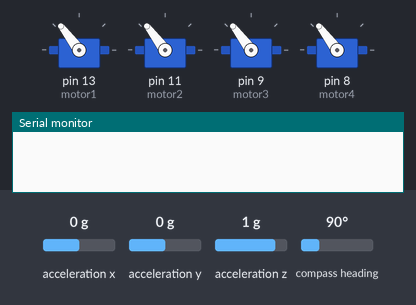
A sketch run on a simulated Arduino Uno, built with avr-gcc and run on an emulated ATmega328P. On the bench: 4 × servo, the last lines printed to the serial monitor. Inputs (shaded band) come from the test bench; at power-on: acceleration x 0 g, acceleration y 0 g, acceleration z 1 g, compass heading 90°. At 42.2 s the program stops and its outputs stay as they are.

Above: at 0.1 s.
At 14.1 s:
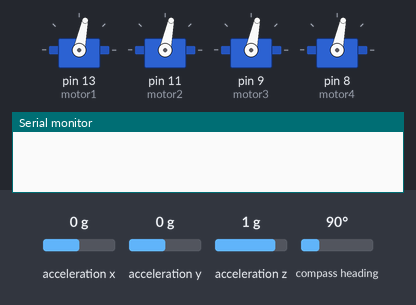
At 26.2 s:
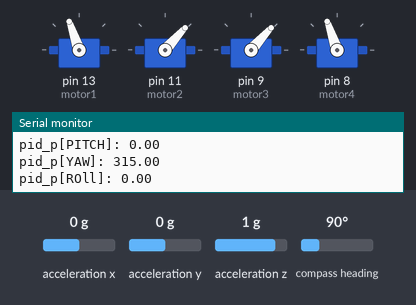
At 42.1 s:
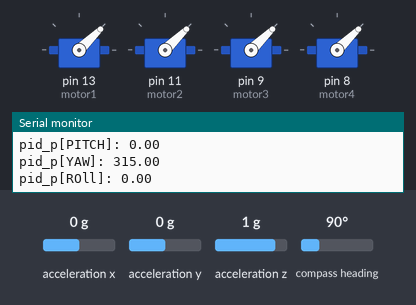
Timing chart, 0 to 43.6 s (numbered marks = the images above):
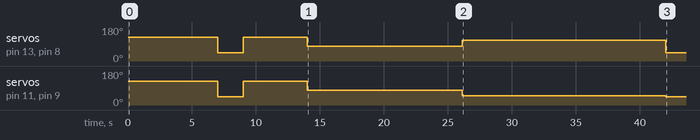

The sketch:

FC_latest.ino
```cpp
#include <Wire.h>
#include <Adafruit_Sensor.h>
#include <Adafruit_BNO055.h>
#include <utility/imumaths.h>
#include <Servo.h>

#define BNO055_SAMPLERATE_DELAY_MS (1000)
#define ROLL 0
#define PITCH 1
#define YAW 2

int THRUST_MINIMUM = 1000;
int THRUST_MAXIMUM = 1850;

/*
 *      Setup
 */

// Check I2C device address and correct line below (by default address is 0x29 or 0x28)
//                                   id, address
Adafruit_BNO055 bno = Adafruit_BNO055(55, 0x28);


double thrust = 1350;

/*
 *      Constants
 */

float filter = 0.9;                                 // Complementary filter for pid
float gain_p[3] = {3.5, 3.5, 3.5};
float gain_i[3] = {0, 0, 0};
float gain_d[3] = {0.05, 0.05, 0.05};


/*
 *      Variables
 */

float error_current[3] = {0, 0, 0};                 // Current error
float error_prev[3] = {0, 0, 0};                    // Previous error
float orientation_current[3] = {0.0, 0.0, 0.0};
float orientation_setpoint[3] = {0.0, 0.0, 0.0};

float pid_current[3] = {0, 0, 0};                   // PID weighted (!) sum of proportional, integral and derivitive error
float pid_p[3] = {0, 0, 0};                         // PID proportional error
float pid_i[3] = {0, 0, 0};                         // PID integral error
float pid_d[3] = {0.1, 0.1, 0.1};                         // PID derivitive error

float dt = 50;                                      // Loop every 50ms
float time;


unsigned long time_current;                                 // Current time
unsigned long time_prev;                                    // Previous time
unsigned long time_elapsed;                                // Elapsed time during the last loop

Servo motor1; // front right
Servo motor2; // front left
Servo motor3; // bacck right
Servo motor4; // back left

bool times_up = false;

void setup() {
  pinMode(LED_BUILTIN, OUTPUT);

  // put your setup code here, to run once:
  Serial.begin(115200);
  if (!bno.begin()) {
    Serial.print("no imu detected");
    while (1);
  }
  /* Use external crystal for better accuracy */
  bno.setExtCrystalUse(true);
  /* Attach the motors */
  motor1.attach(13);
  motor2.attach(11);
  motor3.attach(9);
  motor4.attach(8);

  send_max();
  delay(5000);

  calibrateMotors();

  calibrateIMU();

  time_prev = millis();
  delay(100);
}


void loop() {
  /* Calculate elapsed time */
  time_current = millis();
  time_elapsed = (time_current - time_prev) / 1000;
  if (time_elapsed > 15) {
    times_up = true;
  }

  while (times_up) {
    writeZero();
    delay(100);
 }

  // Get state (updates error_current)
  get_gyro_measurement();

  // Calculate PID
  calculatePID();
  // Define input to system
  writePID2Motors();
  delay(100);
//  Serial.print("Pitch setpoint: ");
//  Serial.print(orientation_setpoint[PITCH]);
//  Serial.print("Pitch actual: ");
//  Serial.print(orientation_current[PITCH]);
//  Serial.print("error_current[PITCH]: ");
//  Serial.println(error_current[PITCH]);
//  Serial.print("pid_current[PITCH]: ");
//  Serial.println(pid_current[PITCH]);
//  delay(dt);
}


void calculatePID() {
  /* Save previous errors */
  error_prev[PITCH] = error_current[PITCH];
  error_prev[ROLL] = error_current[ROLL];
  error_prev[YAW] = error_current[YAW];

  /* Calculate current error */
  error_current[PITCH] = orientation_current[PITCH] - orientation_setpoint[PITCH];
  error_current[ROLL] = orientation_current[ROLL] - orientation_setpoint[ROLL];
  error_current[YAW] = orientation_current[YAW] - orientation_setpoint[YAW];
//  Serial.print("error_current[ROLL]: ");
//  Serial.print(error_current[ROLL]);
//  Serial.print(" error_current[PITCH]: ");
//  Serial.print(error_current[PITCH]);
//  Serial.print(" error_current[YAW]: ");
//  Serial.println(error_current[YAW]);

  /* Calculate weighted proportional error */
  pid_p[PITCH] = gain_p[PITCH] * error_current[PITCH];
  pid_p[ROLL] = gain_p[ROLL] * error_current[ROLL];
  pid_p[YAW] = gain_p[YAW] * error_current[YAW];
//  Serial.print("pid_p[ROLL]: ");
//  Serial.print(pid_p[ROLL]);
//  Serial.print(" pid_p[PITCH]: ");
//  Serial.print(pid_p[PITCH]);
//  Serial.print(" pid_p[YAW]: ");
//  Serial.println(pid_p[YAW]);

   /* Calculated weighted derivitive error */
  float pid_d_new[3];
//  Serial.print("time_elapssed: ");
//  Serial.println(time_elapsed);
//  Serial.print("filter: ");
//  Serial.println(filter);
//   Serial.print("1- filter: ");
//  Serial.println(1 - filter);
//  Serial.print("gain_d[PITCH]: ");
//  Serial.println(gain_d[PITCH]);
//  Serial.print("error_prev[PITCH]: ");
//  Serial.println(error_prev[PITCH]);

  pid_d_new[PITCH] = gain_d[PITCH] * (error_current[PITCH] - error_prev[PITCH]) / float(time_elapsed);
  pid_d_new[ROLL] = gain_d[ROLL] * (error_current[ROLL] - error_prev[ROLL]) / float(time_elapsed);
  pid_d_new[YAW] = gain_d[YAW] * (error_current[YAW] - error_prev[YAW]) / float(time_elapsed);


//  Serial.print("pid_d_new[ROLL]: ");
//  Serial.print(pid_d_new[ROLL]);
//  Serial.print(" pid_d_new[PITCH]: ");
//  Serial.print(pid_d_new[PITCH]);
//  Serial.print(" pid_d_new[YAW]: ");
//  Serial.println(pid_d_new[YAW]);
//
  pid_d[PITCH] = filter * pid_d[PITCH] + (1 - filter) * pid_d_new[PITCH];
  pid_d[ROLL] = filter * pid_d[ROLL] + (1 - filter) * pid_d_new[ROLL];
  pid_d[YAW] = filter * pid_d[YAW] + (1 - filter) * pid_d_new[YAW];
//
//  Serial.print("pid_d[ROLL]: ");
//  Serial.print(pid_d[ROLL]);
//  Serial.print(" pid_d[PITCH]: ");
//  Serial.print(pid_d[PITCH]);
//  Serial.print(" pid_d[YAW]: ");
//  Serial.println(pid_d[YAW]);
  /* Calculate weighted sum of the PID */
//  pid_current[PITCH] = pid_p[PITCH] + pid_i[PITCH] + pid_d[PITCH];
//  pid_current[ROLL] = pid_p[ROLL] + pid_i[ROLL] + pid_d[ROLL];
//  pid_current[YAW] = pid_p[YAW] + pid_i[YAW] + pid_d[YAW];
  pid_current[PITCH] = pid_p[PITCH];
  pid_current[ROLL] = pid_p[ROLL];
  pid_current[YAW] = pid_p[YAW];
  Serial.print("pid_p[PITCH]: ");
  Serial.println(pid_p[PITCH]);
  Serial.print("pid_p[YAW]: ");
  Serial.println(pid_p[YAW]);
  Serial.print("pid_p[ROll]: ");
  Serial.println(pid_p[ROLL]);
  pinMode(LED_BUILTIN, OUTPUT);
}

void writePID2Motors() {
  // Motor mixing algo
  float motor1_cmd = thrust + pid_current[ROLL] + pid_current[PITCH] + pid_current[YAW];
  float motor2_cmd = thrust - pid_current[ROLL] + pid_current[PITCH] - pid_current[YAW];
  float motor3_cmd = thrust + pid_current[ROLL] - pid_current[PITCH] - pid_current[YAW];
  float motor4_cmd = thrust - pid_current[ROLL] - pid_current[PITCH] + pid_current[YAW];
//  Serial.print("thrust: ");
//  Serial.print(thrust);
//  Serial.print(" pid_current[ROLL]: ");
//  Serial.print(pid_current[ROLL]);
//  Serial.print(" pid_current[PITCH]: ");
//  Serial.print(pid_current[PITCH]);
//  Serial.print(" pid_current[YAW]: ");
//  Serial.println(pid_current[YAW]);

  if (motor1_cmd > THRUST_MAXIMUM) {motor1_cmd = THRUST_MAXIMUM;}
  if (motor2_cmd > THRUST_MAXIMUM) {motor1_cmd = THRUST_MAXIMUM;}
  if (motor3_cmd > THRUST_MAXIMUM) {motor1_cmd = THRUST_MAXIMUM;}
  if (motor4_cmd > THRUST_MAXIMUM) {motor1_cmd = THRUST_MAXIMUM;}

  if (motor1_cmd < THRUST_MINIMUM) {motor2_cmd = THRUST_MINIMUM;}
  if (motor2_cmd < THRUST_MINIMUM) {motor2_cmd = THRUST_MINIMUM;}
  if (motor3_cmd < THRUST_MINIMUM) {motor2_cmd = THRUST_MINIMUM;}
  if (motor4_cmd < THRUST_MINIMUM) {motor2_cmd = THRUST_MINIMUM;}

  motor1.writeMicroseconds(motor1_cmd);
  motor2.writeMicroseconds(motor2_cmd);
  motor3.writeMicroseconds(motor3_cmd);
  motor4.writeMicroseconds(motor4_cmd);
//
//  Serial.print("motor1_cmd: ");
//  Serial.print(motor1_cmd);
//  Serial.print(" motor2_cmd: ");
//  Serial.print(motor2_cmd);
//  Serial.print(" motor3_cmd: ");
//  Serial.println(motor3_cmd);
}

/**
 * LOW
 * (DELAY 7 SEC)
 * HIGH
 * (DELAY 2 SEC)
 * LOW
 * (DELAY 2 SEC)
 */
void calibrateMotors() {
    delay(2000);
    /*----LOW----*/
    motor1.writeMicroseconds(THRUST_MINIMUM);
    motor2.writeMicroseconds(THRUST_MINIMUM);
    motor3.writeMicroseconds(THRUST_MINIMUM);
    motor4.writeMicroseconds(THRUST_MINIMUM);
    delay(2000);
    /*----HIGH----*/
    motor1.writeMicroseconds(THRUST_MAXIMUM);
    motor2.writeMicroseconds(THRUST_MAXIMUM);
    motor3.writeMicroseconds(THRUST_MAXIMUM);
    motor4.writeMicroseconds(THRUST_MAXIMUM);
    delay(5000);
    /*----LOW----*/
    motor1.writeMicroseconds(thrust);
    motor2.writeMicroseconds(thrust);
    motor3.writeMicroseconds(thrust);
    motor4.writeMicroseconds(thrust);
    delay(10000);
}


void writeZero() {
    /*----LOW----*/
    motor1.writeMicroseconds(THRUST_MINIMUM);
    motor2.writeMicroseconds(THRUST_MINIMUM);
    motor3.writeMicroseconds(THRUST_MINIMUM);
    motor4.writeMicroseconds(THRUST_MINIMUM);
}

void calibrateIMU() {
  bool notCalibrated = true;
  unsigned long start = millis();
  unsigned long now = start;
  while(notCalibrated) {
      /* Print calibration data for sensor. */
      uint8_t sys, gyro, accel, mag = 0;
      bno.getCalibration(&sys, &gyro, &accel, &mag);
//      Serial.print(F("Calibration: "));
//      Serial.print(sys, DEC);
//      Serial.print(F(" "));
//      Serial.print(gyro, DEC);
//      Serial.print(F(" "));
//      Serial.print(accel, DEC);
//      Serial.print(F(" "));
//      Serial.println(mag, DEC);

      now = millis();
      if (now - start > 2000) {
        notCalibrated = false;
      }
  }
}

void get_gyro_measurement() {
/*
 *   Returns {roll, pitch, yaw}
 *
 *
 *  Board layout:
       +----------+
       |         *| RST   PITCH  ROLL   YAW
   ADR |*        *| SCL
   INT |*        *| SDA     ^           /->
   PS1 |*        *| GND     |           |
   PS0 |*        *| 3VO     Y    Z-->   \-X
       |         *| VIN
       +----------+
 */
  sensors_event_t event;
  bno.getEvent(&event);
  orientation_current[ROLL] = (float)event.orientation.z;
  orientation_current[PITCH] = (float)event.orientation.y;
  orientation_current[YAW] = (float)event.orientation.x;
  //print_gyro_mesauremnts();
}


void print_gyro_mesauremnts() {
  Serial.print("Roll:");
  Serial.print(orientation_current[ROLL]);
  Serial.print(" Pitch:");
  Serial.print(orientation_current[PITCH]);
  Serial.print(" Yaw:");
  Serial.println(orientation_current[YAW]);
}

void send_max() {
    /*----HIGH----*/
  motor1.writeMicroseconds(THRUST_MAXIMUM);
  motor2.writeMicroseconds(THRUST_MAXIMUM);
  motor3.writeMicroseconds(THRUST_MAXIMUM);
  motor4.writeMicroseconds(THRUST_MAXIMUM);
}


// eval eom (UpdateState) this is where the sensor goes too

// get state
// define wRb using drone state
// drone_world = wRb * drone_body
// simulate drone in world now that you have global
//


// updatestae
// t = t + dt
// x = x + dx * dt
//
```

Measured:
- by itself, servo on pin 11 (motor2), servo on pin 9 (motor3): 127° → 44° at 7.0 s, → 127° 2.0 s later, → 78° 5.0 s later, → 48° 12.1 s later, … (5 changes in this stretch)
- by itself, servo on pin 13 (motor1), servo on pin 8 (motor4): 127° → 44° at 7.0 s, → 127° 2.0 s later, → 78° 5.0 s later, → 109° 12.1 s later, … (5 changes in this stretch)
